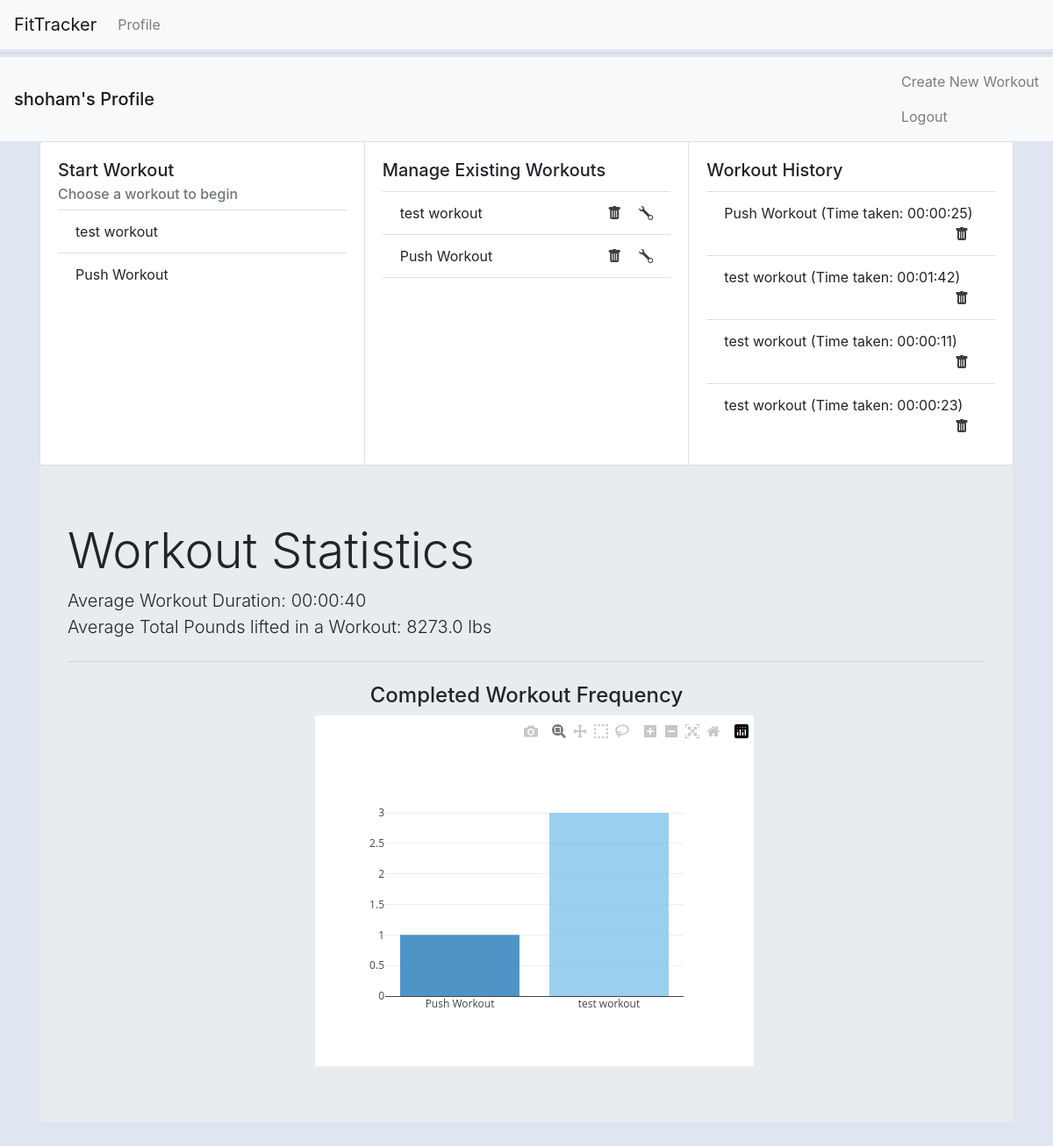
The app's page /profile (signed in) with its own data.
### models.py (models this page shows, shortened)
class User(UserMixin, db.Model):
    __tablename__ = 'user'
    id = db.Column(db.Integer, primary_key=True)
    username = db.Column(db.String(64), index=True, unique=True)
    email = db.Column(db.String(120), index=True, unique=True)
    password_hash = db.Column(db.String(128))

class Workout(db.Model):
    __tablename__ = 'workout'
    id = db.Column(db.Integer, primary_key=True)
    name = db.Column(db.String(128))
    description = db.Column(db.String(1024))
    user = db.Column(db.Integer, db.ForeignKey('user.id'))

class FinishedWorkout(db.Model):
    __tablename__ = 'finishedworkout'
    id = db.Column(db.Integer, primary_key=True)
    name = db.Column(db.String(128))
    description = db.Column(db.String(1024))
    workout_id = db.Column(db.Integer, db.ForeignKey('workout.id'))
    duration = db.Column(db.Time)

### main.py (the view)
@main.route('/profile')
def profile():
    if current_user.is_authenticated:
        workouts = Workout.query.filter_by(user=current_user.id).all()
        finished_workouts = FinishedWorkout.query.filter(db.or_(FinishedWorkout.workout_id == w.id for w in workouts)).all()
        avg_pounds_lifted, avg_workout_time, completed_workouts = produce_analysis(finished_workouts)
        return render_template('profile.html', name=current_user.username, workouts=workouts,
        finished_workouts=reversed(finished_workouts), avg_pounds_lifted=avg_pounds_lifted,
        avg_workout_time=avg_workout_time, completed_workouts=completed_workouts)
    else:
        messages = json.dumps({"next" : url_for('main.profile')})
        return redirect(url_for('auth.login', messages=messages))

### main.py (called while the page is built)
def time_avg(times):
    total_mins = 0
    total_seconds = 0
    for t in times:
        total_mins += t.minute
        total_seconds += t.second
    total = total_mins * 60 + total_seconds
    return total/len(times)

### models.py (called while the page is built)
@login.user_loader
def load_user(id):
    return User.query.get(int(id))

### templates/profile.html (shortened to what this page needs)
{% extends "base.html" %}
{% block content %}
<hr class="my-1">
<nav class="navbar navbar-light bg-light">
  <span class="navbar-brand mb-0 h1">{{ name }}'s Profile</span>
  <div class="navbar-nav">
    <a class='nav-item nav-link' href="{{url_for('main.createworkout')}}">Create New Workout</a>
    <a class="nav-item nav-link" href="{{url_for('auth.logout')}}">Logout</a>
  </div>
</nav>
<div class="container">
  <div class="card-group">
      <div class="card" style="">
        <div class="card-body">
          <h5 class="card-title">Start Workout</h5>
          <h6 class="card-subtitle mb-2 text-muted">Choose a workout to begin</h6>
          <ul class="list-group list-group-flush">
            {% for workout in workouts %}
              <li class="list-group-item btn-light" onclick="location.href = '{{url_for('main.startworkout', workout_id=workout.id)}}'">
                {{workout.name}}</a>
              </li>
          {% endfor %}
          </ul>
        </div>
      </div>
      <div class="card" style="">
        <div class="card-body">
          <h5 class="card-title">Manage Existing Workouts</h5>
          <ul class="list-group list-group-flush">
            {% for workout in workouts %}
              <li class="list-group-item">
                {{workout.name}} <a href="{{url_for('main.editworkout', workout_id=workout.id)}}" style="color: #3d3e40; float: right; padding-left: 10px;" ><i class="bi bi-wrench"></i></a> <a href="{{url_for('main.deleteworkout', workout_id=workout.id)}}" style="color: #3d3e40;  float: right; padding-right:10px;"><i class="bi bi-trash-fill"></i></a>
              </li>
          {% endfor %}
          </ul>
          {% for workout in workouts %}
          <br>
          {% endfor %}
        </div>
      </div>
    <div class="card" style="">
      <div class="card-body">
        <h5 class="card-title">Workout History</h5>
        <ul class="list-group list-group-flush">
          {% for workout in finished_workouts %}
          <li class="list-group-item">
            {{workout.name}} (Time taken: {{workout.duration}})
            <a href="{{url_for('main.deletefinishedworkout', finished_workout_id=workout.id)}}" style="color: #3d3e40;  float: right; padding-right:10px;"><i class="bi bi-trash-fill"></i></a>
          </li>
        {% endfor %}
        </ul>
      </div>
    </div>
  </div>
  <div class="jumbotron">
    <h3 class="display-4">Workout Statistics</h5>
      <p class="lead">
        Average Workout Duration: {{avg_workout_time}}
        <br>
        Average Total Pounds lifted in a Workout: {{avg_pounds_lifted}} lbs
      </p>
      <hr class="my-4">
      <h4 class="display-6" style="text-align: center;">Completed Workout Frequency</h4>
      <div style="display: flex; align-items: center; justify-content: center;">
        <div id="plot-completed-workouts"style="max-width: 64px; margin-right: 40%">
        </div>
      </div>
    </div>
</div>
{% endblock %}

### records on screen
User: username "shoham"
Workout: name "test workout"
Workout: name "Push Workout"
FinishedWorkout: name "Push Workout", duration "00:00:25"
FinishedWorkout: name "test workout", duration "00:01:42"
FinishedWorkout: name "test workout", duration "00:00:11"
FinishedWorkout: name "test workout", duration "00:00:23"

### other values on screen
{{ avg_workout_time }} "00:00:40"
{{ avg_pounds_lifted }} "8273.0"
